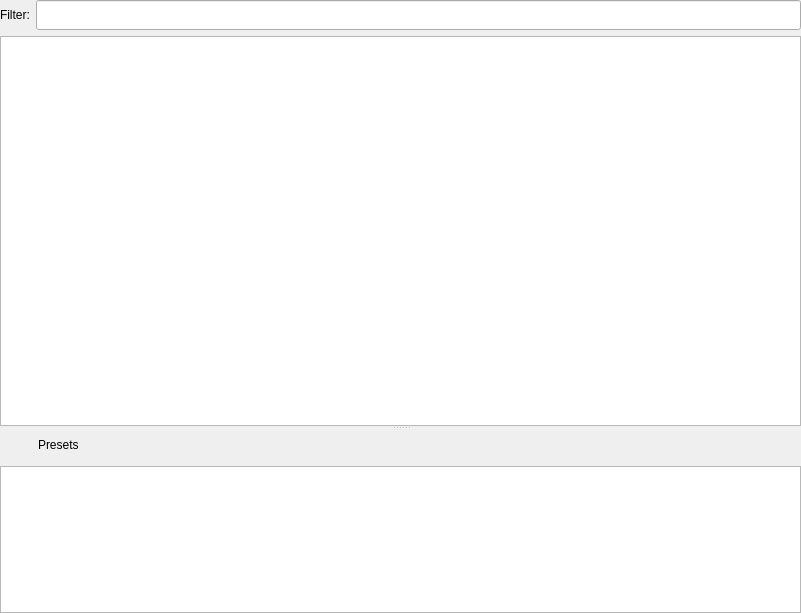
<?xml version="1.0" encoding="UTF-8"?>
<ui version="4.0">
 <class>fakom_wizard_page</class>
 <widget class="QWizardPage" name="fakom_wizard_page">
  <property name="geometry">
   <rect>
    <x>0</x>
    <y>0</y>
    <width>801</width>
    <height>613</height>
   </rect>
  </property>
  <property name="windowTitle">
   <string>WizardPage</string>
  </property>
  <layout class="QVBoxLayout" name="verticalLayout_3">
   <property name="spacing">
    <number>0</number>
   </property>
   <property name="leftMargin">
    <number>0</number>
   </property>
   <property name="topMargin">
    <number>0</number>
   </property>
   <property name="rightMargin">
    <number>0</number>
   </property>
   <property name="bottomMargin">
    <number>0</number>
   </property>
   <item>
    <widget class="QSplitter" name="splitter">
     <property name="orientation">
      <enum>Qt::Vertical</enum>
     </property>
     <widget class="QWidget" name="fakom_widget" native="true">
      <property name="sizePolicy">
       <sizepolicy hsizetype="Preferred" vsizetype="Preferred">
        <horstretch>0</horstretch>
        <verstretch>7</verstretch>
       </sizepolicy>
      </property>
      <layout class="QVBoxLayout" name="verticalLayout">
       <item>
        <layout class="QHBoxLayout" name="horizontalLayout">
         <item>
          <widget class="QLabel" name="filter_label">
           <property name="minimumSize">
            <size>
             <width>0</width>
             <height>30</height>
            </size>
           </property>
           <property name="text">
            <string>Filter:</string>
           </property>
          </widget>
         </item>
         <item>
          <widget class="QLineEdit" name="filter_edit">
           <property name="minimumSize">
            <size>
             <width>35</width>
             <height>30</height>
            </size>
           </property>
          </widget>
         </item>
        </layout>
       </item>
       <item>
        <widget class="QTreeView" name="fakom_tree"/>
       </item>
      </layout>
     </widget>
     <widget class="QWidget" name="selection_widget" native="true">
      <property name="sizePolicy">
       <sizepolicy hsizetype="Preferred" vsizetype="Preferred">
        <horstretch>0</horstretch>
        <verstretch>3</verstretch>
       </sizepolicy>
      </property>
      <layout class="QVBoxLayout" name="verticalLayout_2">
       <item>
        <layout class="QHBoxLayout" name="selection_layout">
         <item>
          <widget class="QLabel" name="selection_icon">
           <property name="minimumSize">
            <size>
             <width>0</width>
             <height>30</height>
            </size>
           </property>
           <property name="maximumSize">
            <size>
             <width>32</width>
             <height>32</height>
            </size>
           </property>
           <property name="text">
            <string/>
           </property>
           <property name="pixmap">
            <pixmap resource="res/gui_resource.qrc">:/type/fakom_trim.png</pixmap>
           </property>
           <property name="scaledContents">
            <bool>true</bool>
           </property>
          </widget>
         </item>
         <item>
          <widget class="QLabel" name="selection_label">
           <property name="minimumSize">
            <size>
             <width>0</width>
             <height>30</height>
            </size>
           </property>
           <property name="text">
            <string>Presets</string>
           </property>
          </widget>
         </item>
        </layout>
       </item>
       <item>
        <widget class="QTreeWidget" name="result_tree">
         <property name="editTriggers">
          <set>QAbstractItemView::NoEditTriggers</set>
         </property>
         <property name="showDropIndicator" stdset="0">
          <bool>false</bool>
         </property>
         <property name="headerHidden">
          <bool>true</bool>
         </property>
         <column>
          <property name="text">
           <string notr="true">1</string>
          </property>
         </column>
        </widget>
       </item>
      </layout>
     </widget>
    </widget>
   </item>
  </layout>
 </widget>
 <resources>
  <include location="res/gui_resource.qrc"/>
 </resources>
 <connections/>
</ui>
